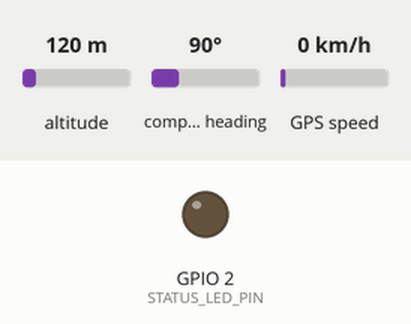
The program below on a simulated ESP32. On the bench: output pins drawn as LEDs (lit = HIGH). The inputs (shaded band) are chosen by the test bench; at power-on: altitude 120 m, compass heading 90°, GPS speed 0 km/h. WiFi joins after 1.5 s; servers stay silent unless stated; uploads are accepted with an empty reply; the local clock reads 2024-03-15 10:24:30 at power-on unless the program sets it; the GPS gets a fix after 3 s at 37.7749, -122.4194 with 8 satellites; what the program prints to the serial monitor is not drawn.

Above: at 1.4 s.
At 3.1 s:
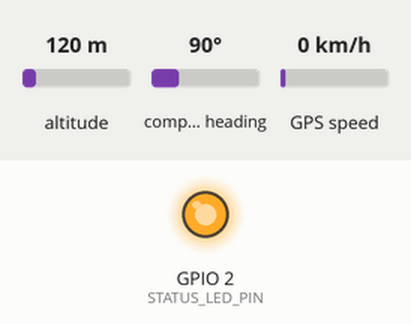
Timing chart, 0 to 4.6 s (numbered marks = the images above):
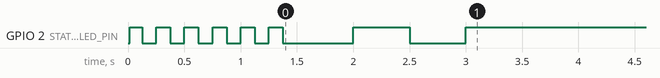

The program:

main.cpp
```cpp
/**
 * Alumtrack bus tracker.
 *
 * Reads a u-blox GPS over UART2, buffers fixes, and posts them to the Convex
 * ingest endpoint over the bus Wi-Fi. Everything in loop() is non-blocking
 * apart from the HTTP call itself, so GPS bytes are never dropped while the
 * radio is busy.
 */

#include <Arduino.h>
#include <ArduinoJson.h>
#include <HTTPClient.h>
#include <TinyGPSPlus.h>
#include <WiFi.h>
#include <WiFiClientSecure.h>
#include <esp_task_wdt.h>
#include <sys/time.h>
#include <time.h>

#include "config.h"
#include "fix_buffer.h"
#include "secrets.h"
#include "root_ca.h"

namespace {

TinyGPSPlus gps;
HardwareSerial gpsSerial(2);
FixBuffer buffer;

uint32_t lastSendAt = 0;
uint32_t lastWifiAttemptAt = 0;
uint32_t wifiRetryDelay = WIFI_RETRY_MIN_MS;
bool usingFallbackNetwork = false;

// A failing POST blocks for the full HTTP timeout. Retrying it every pass
// would starve the GPS UART, so failures back off before the next attempt.
uint32_t nextFlushAt = 0;
uint32_t flushRetryDelay = FLUSH_RETRY_MIN_MS;

double lastSentLat = 0;
double lastSentLng = 0;
bool hasSentAny = false;

/**
 * Offset from millis() to epoch millis, learned from the GPS date or the
 * server's response. Zero until we know the wall clock.
 */
uint64_t epochOffsetMs = 0;

uint64_t nowEpochMs() {
  return epochOffsetMs == 0 ? 0 : epochOffsetMs + millis();
}

void setEpochFromServer(uint64_t serverTimeMs) {
  if (serverTimeMs > 1600000000000ULL) {
    epochOffsetMs = serverTimeMs - millis();
  }
}

/**
 * Days since the Unix epoch for a civil date (Howard Hinnant's days_from_civil).
 *
 * Done by hand rather than via timegm()/mktime() so the result cannot depend
 * on the device's timezone state or on which libc the core happens to ship.
 */
int64_t daysFromCivil(int64_t y, unsigned m, unsigned d) {
  y -= m <= 2;
  const int64_t era = (y >= 0 ? y : y - 399) / 400;
  const unsigned yoe = static_cast<unsigned>(y - era * 400);
  const unsigned doy = (153 * (m + (m > 2 ? -3 : 9)) + 2) / 5 + d - 1;
  const unsigned doe = yoe * 365 + yoe / 4 - yoe / 100 + doy;
  return era * 146097 + static_cast<int64_t>(doe) - 719468;
}

/**
 * Derives wall-clock time from the GPS date/time, which is always UTC.
 *
 * Also sets the ESP32's actual system clock (settimeofday), not just our
 * own epochOffsetMs bookkeeping. The core boots with its clock at the Unix
 * epoch, and mbedTLS validates every TLS certificate's notBefore/notAfter
 * against that system clock — with no real time set, any genuine
 * certificate looks "not yet valid" and every HTTPS connection fails
 * verification (X509 error -9984), even though the certificate itself is
 * fine. GPS time removes any dependency on reaching an NTP server first.
 */
void setEpochFromGps() {
  if (!gps.date.isValid() || !gps.time.isValid() || gps.date.year() < 2023) return;

  const int64_t days = daysFromCivil(gps.date.year(), gps.date.month(), gps.date.day());
  const uint64_t epochMs =
      static_cast<uint64_t>(days * 86400LL + gps.time.hour() * 3600LL +
                           gps.time.minute() * 60LL + gps.time.second()) *
          1000ULL +
      gps.time.centisecond() * 10ULL;

  epochOffsetMs = epochMs - millis();

  struct timeval tv;
  tv.tv_sec = static_cast<time_t>(epochMs / 1000ULL);
  tv.tv_usec = static_cast<suseconds_t>((epochMs % 1000ULL) * 1000ULL);
  settimeofday(&tv, nullptr);
}

double metresBetween(double lat1, double lng1, double lat2, double lng2) {
  return TinyGPSPlus::distanceBetween(lat1, lng1, lat2, lng2);
}

/**
 * True once the system clock holds a plausible real-world time (set either
 * from GPS in setEpochFromGps(), or by the background NTP sync kicked off
 * in serviceWifi() below) rather than its post-boot default of the Unix
 * epoch. TLS certificate validation needs this — see setEpochFromGps().
 */
bool haveRealTime() {
  return time(nullptr) > 1700000000;  // 2023-11-14 — comfortably in the past
}

void setLed(bool on) { digitalWrite(STATUS_LED_PIN, on ? HIGH : LOW); }

/**
 * Blinks a diagnostic pattern without blocking:
 *   solid  — connected and reporting
 *   slow   — Wi-Fi up, waiting for a GPS fix
 *   fast   — Wi-Fi down
 */
void updateLed(bool wifiUp, bool haveFix) {
  if (wifiUp && haveFix) {
    setLed(true);
    return;
  }
  const uint32_t period = wifiUp ? 1000 : 250;
  setLed((millis() % period) < (period / 2));
}

bool startWifi(bool useFallback) {
  const char *ssid = useFallback ? WIFI_SSID_FALLBACK : WIFI_SSID;
  const char *password = useFallback ? WIFI_PASSWORD_FALLBACK : WIFI_PASSWORD;
  if (strlen(ssid) == 0) return false;

  Serial.printf("[wifi] connecting to %s\n", ssid);
  WiFi.disconnect(true);
  WiFi.mode(WIFI_STA);
  // A tracker that sleeps its radio adds latency to every post for no real
  // saving on a bus that is already powering the unit.
  WiFi.setSleep(false);
  WiFi.begin(ssid, password);
  return true;
}

/** Non-blocking Wi-Fi supervision with exponential backoff. */
void serviceWifi() {
  if (WiFi.status() == WL_CONNECTED) {
    wifiRetryDelay = WIFI_RETRY_MIN_MS;

    static bool ntpStarted = false;
    if (!ntpStarted) {
      ntpStarted = true;
      configTime(0, 0, "pool.ntp.org", "time.google.com", "time.cloudflare.com");
    }
    return;
  }

  const uint32_t now = millis();
  if (now - lastWifiAttemptAt < wifiRetryDelay) return;
  lastWifiAttemptAt = now;

  // Alternate between the primary and fallback networks so a bus parked
  // outside the primary's range still finds a way home.
  if (strlen(WIFI_SSID_FALLBACK) > 0) usingFallbackNetwork = !usingFallbackNetwork;
  if (!startWifi(usingFallbackNetwork)) startWifi(false);

  wifiRetryDelay = min(wifiRetryDelay * 2, WIFI_RETRY_MAX_MS);
}

/** Serialises up to MAX_BATCH buffered fixes and posts them. */
bool flushBuffer() {
  if (buffer.empty() || WiFi.status() != WL_CONNECTED) return false;

  static Fix batch[MAX_BATCH];
  const size_t count = buffer.peek(batch, MAX_BATCH);
  if (count == 0) return false;

  JsonDocument doc;
  doc["deviceId"] = DEVICE_ID;
  doc["firmware"] = FIRMWARE_VERSION;
  doc["rssi"] = WiFi.RSSI();

  JsonArray arr = doc["batch"].to<JsonArray>();
  for (size_t i = 0; i < count; i++) {
    JsonObject o = arr.add<JsonObject>();
    o["lat"] = batch[i].lat;
    o["lng"] = batch[i].lng;
    o["speedKph"] = batch[i].speedKph;
    o["headingDeg"] = batch[i].headingDeg;
    o["hdop"] = batch[i].hdop;
    o["satellites"] = batch[i].satellites;
    if (batch[i].recordedAt > 0) o["recordedAt"] = batch[i].recordedAt;
  }

  String body;
  serializeJson(doc, body);

  WiFiClientSecure client;
  client.setCACert(ROOT_CA_PEM);
  client.setTimeout(HTTP_TIMEOUT_MS / 1000);

  HTTPClient http;
  http.setTimeout(HTTP_TIMEOUT_MS);
  http.setConnectTimeout(HTTP_TIMEOUT_MS);
  if (!http.begin(client, INGEST_URL)) {
    Serial.println("[http] begin failed");
    return false;
  }
  http.addHeader("Content-Type", "application/json");
  http.addHeader("Authorization", String("Bearer ") + DEVICE_TOKEN);

  const int status = http.POST(body);

  if (status == 200) {
    // Read the server clock before releasing the connection so buffered
    // fixes get real timestamps even without a GPS date.
    JsonDocument response;
    if (deserializeJson(response, http.getString()) == DeserializationError::Ok) {
      setEpochFromServer(response["serverTime"].as<uint64_t>());
    }
    buffer.consume(count);
    flushRetryDelay = FLUSH_RETRY_MIN_MS;
    Serial.printf("[http] sent %u fix(es), %u queued\n", (unsigned)count,
                  (unsigned)buffer.size());
    http.end();
    return true;
  }

  // 401/403 means the token is wrong or revoked. Retrying cannot fix that,
  // and the queue would grow forever, so drop the batch and keep running.
  if (status == 401 || status == 403) {
    Serial.printf("[http] rejected (%d) — check DEVICE_ID / DEVICE_TOKEN\n", status);
    buffer.consume(count);
  } else if (status < 0) {
    // A negative code means the request never got a response at all — DNS,
    // TCP connect, or (most often in practice) the TLS handshake rejecting
    // ROOT_CA_PEM because Convex/Google rotated the CA. GPS and Wi-Fi can
    // both be perfectly healthy while every single POST fails this way, so
    // call it out distinctly rather than lumping it in with a generic
    // "failed (-1)" that reads like plain connectivity trouble.
    Serial.printf(
        "[http] no response (%d): %s — if Wi-Fi is up, this is almost "
        "always a stale ROOT_CA_PEM in root_ca.h; see the TLS section of "
        "firmware/README.md\n",
        status, HTTPClient::errorToString(status).c_str());
  } else {
    Serial.printf("[http] failed (%d), keeping %u queued\n", status,
                  (unsigned)buffer.size());
  }

  nextFlushAt = millis() + flushRetryDelay;
  flushRetryDelay = min(flushRetryDelay * 2, FLUSH_RETRY_MAX_MS);

  http.end();
  return false;
}

bool haveUsableFix() {
  return gps.location.isValid() && gps.location.age() < 5000 &&
         gps.satellites.isValid() && gps.satellites.value() >= MIN_SATELLITES;
}

/** Decides whether this fix is worth queueing yet. */
bool shouldCapture() {
  const double speed = gps.speed.isValid() ? gps.speed.kmph() : 0.0;
  const bool moving = speed >= MOVING_SPEED_KPH;
  const uint32_t interval = moving ? SEND_INTERVAL_MOVING_MS : SEND_INTERVAL_IDLE_MS;

  const uint32_t elapsed = millis() - lastSendAt;
  if (elapsed < interval) return false;

  // Always let the idle heartbeat through; otherwise require real movement
  // so GPS jitter at a stop does not fill the buffer.
  if (moving && hasSentAny) {
    const double moved = metresBetween(lastSentLat, lastSentLng,
                                       gps.location.lat(), gps.location.lng());
    if (moved < MIN_MOVE_METRES && elapsed < SEND_INTERVAL_IDLE_MS) return false;
  }

  return true;
}

void captureFix() {
  Fix fix;
  fix.lat = gps.location.lat();
  fix.lng = gps.location.lng();
  fix.speedKph = gps.speed.isValid() ? gps.speed.kmph() : 0.0f;
  fix.headingDeg = gps.course.isValid() ? gps.course.deg() : 0.0f;
  fix.hdop = gps.hdop.isValid() ? gps.hdop.hdop() : 99.0f;
  fix.satellites = gps.satellites.isValid() ? gps.satellites.value() : 0;
  fix.recordedAt = nowEpochMs();

  buffer.push(fix);

  lastSentLat = fix.lat;
  lastSentLng = fix.lng;
  hasSentAny = true;
  lastSendAt = millis();

  Serial.printf("[gps] %.6f,%.6f  %.1f km/h  hdop %.1f  sats %u  queued %u\n",
                fix.lat, fix.lng, fix.speedKph, fix.hdop, fix.satellites,
                (unsigned)buffer.size());
}

}  // namespace

void setup() {
  Serial.begin(115200);
  pinMode(STATUS_LED_PIN, OUTPUT);
  setLed(false);

  gpsSerial.begin(GPS_BAUD, SERIAL_8N1, GPS_RX_PIN, GPS_TX_PIN);

  Serial.printf("\n[boot] Alumtrack tracker %s  device=%s\n", FIRMWARE_VERSION, DEVICE_ID);

  // The watchdog config API changed shape in ESP-IDF 5 (Arduino-ESP32 3.x).
#if defined(ESP_ARDUINO_VERSION_MAJOR) && ESP_ARDUINO_VERSION_MAJOR >= 3
  esp_task_wdt_config_t wdtConfig = {
      .timeout_ms = WATCHDOG_TIMEOUT_S * 1000,
      .idle_core_mask = 0,
      .trigger_panic = true,
  };
  esp_task_wdt_reconfigure(&wdtConfig);
#else
  esp_task_wdt_init(WATCHDOG_TIMEOUT_S, true);
#endif
  esp_task_wdt_add(nullptr);

  startWifi(false);
}

void loop() {
  esp_task_wdt_reset();

  // Drain the UART every pass. TinyGPS++ needs a steady byte stream, and
  // starving it here shows up as stale fixes rather than an obvious error.
  while (gpsSerial.available() > 0) {
    gps.encode(gpsSerial.read());
  }

  serviceWifi();

  if (epochOffsetMs == 0) setEpochFromGps();

  const bool fixOk = haveUsableFix();
  if (fixOk && shouldCapture()) captureFix();

  // flushBuffer() is the only blocking call in the loop, so it runs only
  // when there is something to send and any failure backoff has elapsed.
  if (!buffer.empty() && haveRealTime() &&
      static_cast<int32_t>(millis() - nextFlushAt) >= 0) {
    flushBuffer();
  }

  updateLed(WiFi.status() == WL_CONNECTED, fixOk);
}
```

fix_buffer.h
```cpp
#pragma once

#include <Arduino.h>
#include "config.h"

/**
 * One GPS fix, packed small enough that a few hundred fit comfortably in RAM.
 *
 * `recordedAt` is epoch millis when the device clock is valid, and 0 when the
 * tracker has not yet learned the time (no GPS date and no server response).
 * The server substitutes arrival time for a zero/implausible stamp.
 */
struct Fix {
  double lat;
  double lng;
  float speedKph;
  float headingDeg;
  float hdop;
  uint8_t satellites;
  uint64_t recordedAt;
};

/**
 * Fixed-capacity ring buffer.
 *
 * Overwrites the oldest fix when full: on a long outage the freshest history
 * is what matters, and a bus that has been offline for an hour should not
 * flush an hour of stale positions on reconnect.
 */
class FixBuffer {
 public:
  void push(const Fix &fix) {
    buffer_[head_] = fix;
    head_ = (head_ + 1) % BUFFER_CAPACITY;
    if (size_ < BUFFER_CAPACITY) {
      size_++;
    } else {
      tail_ = (tail_ + 1) % BUFFER_CAPACITY;
      dropped_++;
    }
  }

  /** Copies up to `max` oldest fixes into `out` without consuming them. */
  size_t peek(Fix *out, size_t max) const {
    const size_t n = size_ < max ? size_ : max;
    for (size_t i = 0; i < n; i++) {
      out[i] = buffer_[(tail_ + i) % BUFFER_CAPACITY];
    }
    return n;
  }

  /** Drops the oldest `n` fixes, after they have been acknowledged. */
  void consume(size_t n) {
    const size_t take = size_ < n ? size_ : n;
    tail_ = (tail_ + take) % BUFFER_CAPACITY;
    size_ -= take;
  }

  size_t size() const { return size_; }
  bool empty() const { return size_ == 0; }
  uint32_t dropped() const { return dropped_; }

 private:
  Fix buffer_[BUFFER_CAPACITY];
  size_t head_ = 0;
  size_t tail_ = 0;
  size_t size_ = 0;
  uint32_t dropped_ = 0;
};
```

root_ca.h
```cpp
#pragma once

/**
 * Root CA for the backend's TLS certificate chain.
 *
 * Pinned explicitly rather than using the ESP32 core's embedded
 * certificate-bundle symbol: that symbol isn't present in the precompiled
 * Arduino-ESP32 2.0.x libraries PlatformIO ships for this board, so
 * `client.setCACertBundle(...)` fails to link.
 *
 * This is ISRG Root X1 (Let's Encrypt), which is what Cloudflare Workers
 * chains to. It replaced GTS Root R4 when the backend moved off Convex —
 * a host change is also a CA change, and leaving the old root in place
 * would have failed every POST in the TLS handshake while GPS and Wi-Fi
 * both looked perfectly healthy. That exact failure cost real debugging
 * time once already; the symptom is `[http] no response (-1)` with a solid
 * status LED.
 *
 * The server presents a chain ending at ISRG Root X2 cross-signed by X1,
 * and either root verifies it. X1 is pinned as the more widely deployed of
 * the two, and is valid until 2035.
 *
 * To re-derive after any future host or CA change, run the PowerShell
 * snippet in this directory's README against the new host (from a network
 * *without* TLS-intercepting antivirus or proxy software), walk the chain
 * to its self-signed root, and replace the constant below.
 */
static const char ROOT_CA_PEM[] = R"pemcert(
-----BEGIN CERTIFICATE-----
MIIFazCCA1OgAwIBAgIRAIIQz7DSQONZRGPgu2OCiwAwDQYJKoZIhvcNAQELBQAw
TzELMAkGA1UEBhMCVVMxKTAnBgNVBAoTIEludGVybmV0IFNlY3VyaXR5IFJlc2Vh
cmNoIEdyb3VwMRUwEwYDVQQDEwxJU1JHIFJvb3QgWDEwHhcNMTUwNjA0MTEwNDM4
WhcNMzUwNjA0MTEwNDM4WjBPMQswCQYDVQQGEwJVUzEpMCcGA1UEChMgSW50ZXJu
ZXQgU2VjdXJpdHkgUmVzZWFyY2ggR3JvdXAxFTATBgNVBAMTDElTUkcgUm9vdCBY
MTCCAiIwDQYJKoZIhvcNAQEBBQADggIPADCCAgoCggIBAK3oJHP0FDfzm54rVygc
h77ct984kIxuPOZXoHj3dcKi/vVqbvYATyjb3miGbESTtrFj/RQSa78f0uoxmyF+
0TM8ukj13Xnfs7j/EvEhmkvBioZxaUpmZmyPfjxwv60pIgbz5MDmgK7iS4+3mX6U
A5/TR5d8mUgjU+g4rk8Kb4Mu0UlXjIB0ttov0DiNewNwIRt18jA8+o+u3dpjq+sW
T8KOEUt+zwvo/7V3LvSye0rgTBIlDHCNAymg4VMk7BPZ7hm/ELNKjD+Jo2FR3qyH
B5T0Y3HsLuJvW5iB4YlcNHlsdu87kGJ55tukmi8mxdAQ4Q7e2RCOFvu396j3x+UC
B5iPNgiV5+I3lg02dZ77DnKxHZu8A/lJBdiB3QW0KtZB6awBdpUKD9jf1b0SHzUv
KBds0pjBqAlkd25HN7rOrFleaJ1/ctaJxQZBKT5ZPt0m9STJEadao0xAH0ahmbWn
OlFuhjuefXKnEgV4We0+UXgVCwOPjdAvBbI+e0ocS3MFEvzG6uBQE3xDk3SzynTn
jh8BCNAw1FtxNrQHusEwMFxIt4I7mKZ9YIqioymCzLq9gwQbooMDQaHWBfEbwrbw
qHyGO0aoSCqI3Haadr8faqU9GY/rOPNk3sgrDQoo//fb4hVC1CLQJ13hef4Y53CI
rU7m2Ys6xt0nUW7/vGT1M0NPAgMBAAGjQjBAMA4GA1UdDwEB/wQEAwIBBjAPBgNV
HRMBAf8EBTADAQH/MB0GA1UdDgQWBBR5tFnme7bl5AFzgAiIyBpY9umbbjANBgkq
hkiG9w0BAQsFAAOCAgEAVR9YqbyyqFDQDLHYGmkgJykIrGF1XIpu+ILlaS/V9lZL
ubhzEFnTIZd+50xx+7LSYK05qAvqFyFWhfFQDlnrzuBZ6brJFe+GnY+EgPbk6ZGQ
3BebYhtF8GaV0nxvwuo77x/Py9auJ/GpsMiu/X1+mvoiBOv/2X/qkSsisRcOj/KK
NFtY2PwByVS5uCbMiogziUwthDyC3+6WVwW6LLv3xLfHTjuCvjHIInNzktHCgKQ5
ORAzI4JMPJ+GslWYHb4phowim57iaztXOoJwTdwJx4nLCgdNbOhdjsnvzqvHu7Ur
TkXWStAmzOVyyghqpZXjFaH3pO3JLF+l+/+sKAIuvtd7u+Nxe5AW0wdeRlN8NwdC
jNPElpzVmbUq4JUagEiuTDkHzsxHpFKVK7q4+63SM1N95R1NbdWhscdCb+ZAJzVc
oyi3B43njTOQ5yOf+1CceWxG1bQVs5ZufpsMljq4Ui0/1lvh+wjChP4kqKOJ2qxq
4RgqsahDYVvTH9w7jXbyLeiNdd8XM2w9U/t7y0Ff/9yi0GE44Za4rF2LN9d11TPA
mRGunUHBcnWEvgJBQl9nJEiU0Zsnvgc/ubhPgXRR4Xq37Z0j4r7g1SgEEzwxA57d
emyPxgcYxn/eR44/KJ4EBs+lVDR3veyJm+kXQ99b21/+jh5Xos1AnX5iItreGCc=
-----END CERTIFICATE-----
)pemcert";
```

secrets.example.h
```cpp
#pragma once

// Copy this file to `secrets.h` and fill in the values for each tracker.
// `secrets.h` is gitignored — never commit a real device token.

// --- Identity -------------------------------------------------------------
// Must match the deviceId you registered via POST /api/admin/devices.
#define DEVICE_ID "bus-12-a"

// The plaintext token returned by that provisioning call. It is shown once
// and stored only as a hash on the server, so keep a copy when you issue it.
#define DEVICE_TOKEN "replace-me"

// --- Network --------------------------------------------------------------
// The Wi-Fi the bus provides (onboard router or the driver's hotspot).
#define WIFI_SSID "bus-wifi"
#define WIFI_PASSWORD "replace-me"

// Optional second network, tried when the primary is unavailable — useful so
// a bus parked in the depot can still report. Leave SSID empty to disable.
#define WIFI_SSID_FALLBACK ""
#define WIFI_PASSWORD_FALLBACK ""

// --- Backend --------------------------------------------------------------
// Convex HTTP Actions origin. Note this is the `.convex.site` host, NOT the
// `.convex.cloud` one used by the Convex client SDKs.
#define INGEST_URL "https://your-deployment.convex.site/api/ingest"
```

Source omitted: config.h (3167 bytes)

Measured:
- by itself, GPIO 2 (STATUS_LED_PIN): goes 5 × (HIGH 0.11 s, LOW 0.12 s), HIGH 0.12 s, LOW 0.63 s, HIGH 0.50 s, LOW 0.50 s, then HIGH
